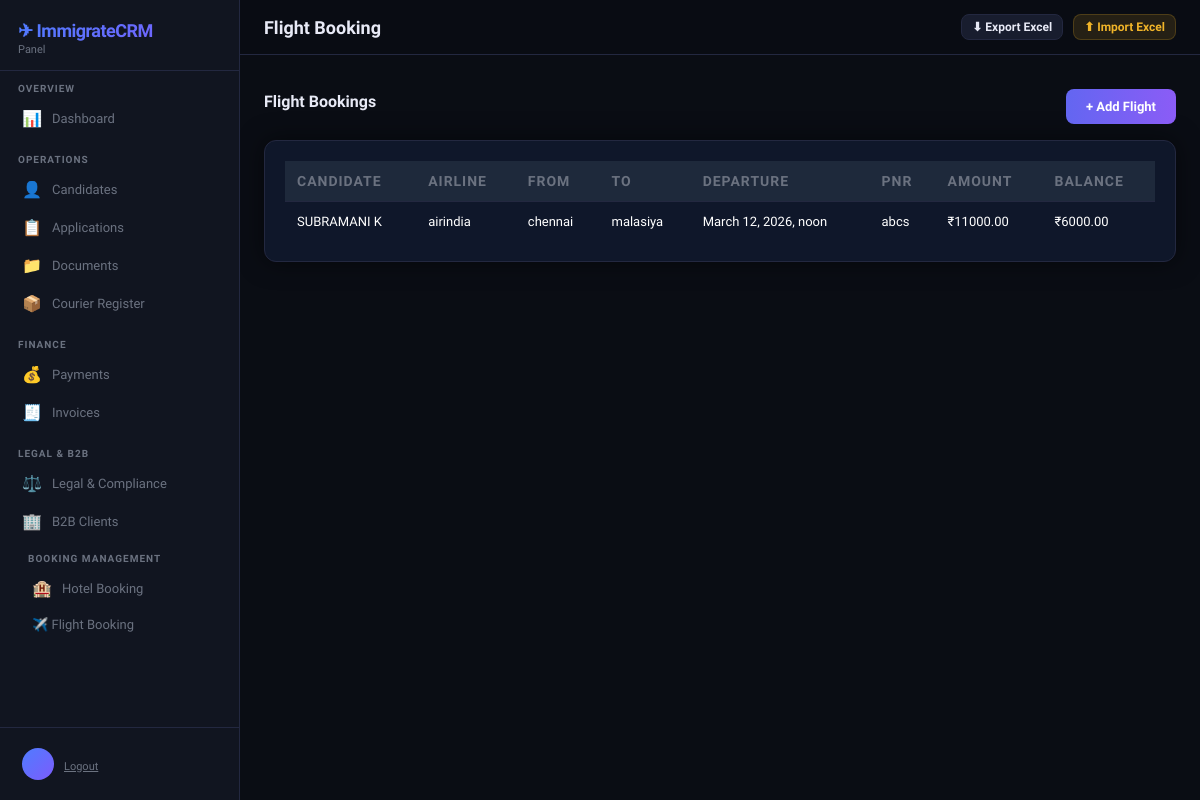
/flight/, run on the app's committed database.
### crm/models.py (models this page shows, shortened)
class FlightBooking(models.Model):
    candidate = models.ForeignKey(
        Candidate,
        on_delete=models.CASCADE,
        related_name='flight_bookings'
    )
    airline = models.CharField(
        max_length=200
    )
    from_city = models.CharField(
        max_length=100
    )
    to_city = models.CharField(
        max_length=100
    )
    departure_date =models.DateTimeField()
    arrival_date =models.DateTimeField()
    ticket_number =models.CharField(
        max_length=100,
        blank=True
    )
    pnr =models.CharField(
        max_length=100,
        blank=True
    )
    amount =models.DecimalField(
        max_digits=12,
        decimal_places=2,
        default=0
    )
    paid =models.DecimalField(
        max_digits=12,
        decimal_places=2,
        default=0
    )
    reminder_sent = models.BooleanField(default=False)
    notes =models.TextField(blank=True)
    created_at =models.DateTimeField(auto_now_add=True)
    @property
    def balance(self):
        return self.amount - self.paid

class Candidate(models.Model):
    CANDIDATE_TYPE = [('New','New'),('Renewal','Renewal'),('Repeat','Repeat')]
    STATUS_CHOICES = [
        ('New','New'),('Documents Pending','Documents Pending'),
        ('Processing','Processing'),('Visa Applied','Visa Applied'),
        ('Approved','Approved'),('Ticket Booked','Ticket Booked'),
        ('Boarded','Boarded'),('Cancelled','Cancelled'),('Refunded','Refunded'),
    ]
    MEDICAL_CHOICES = [('Pending','Pending'),('Fit','Fit'),('Unfit','Unfit'),
                       ('Awaiting Report','Awaiting Report'),('Done','Done')]
    VISA_CHOICES = [('Not Applied','Not Applied'),('Applied','Applied'),
                    ('Approved','Approved'),('Rejected','Rejected'),('On Hold','On Hold')]
    TICKET_CHOICES = [('Not Booked','Not Booked'),('Booked','Booked'),
                      ('Confirmed','Confirmed'),('Cancelled','Cancelled')]
    RESUME_CHOICES = [('Not Received','Not Received'),('Received','Received'),('Uploaded','Uploaded')]
    PASSPORT_COPY_CHOICES = [('Not Received','Not Received'),('Soft Copy','Soft Copy'),
                             ('Original','Original'),('Both','Both')]
    OFFER_LETTER_CHOICES = [('Not Received','Not Received'),('Received','Received'),
                            ('Signed','Signed'),('Sent to Candidate','Sent to Candidate')]
    name = models.CharField(max_length=200)
    phone = models.CharField(max_length=20)
    passport_number = models.CharField(max_length=50, blank=True)
    country = models.CharField(max_length=100, blank=True)
    position = models.CharField(max_length=200, blank=True)
    experience = models.CharField(max_length=100, blank=True)
    status = models.CharField(max_length=30, choices=STATUS_CHOICES, default='New')
    medical_status = models.CharField(max_length=30, choices=MEDICAL_CHOICES, default='Pending')
    visa_status = models.CharField(max_length=30, choices=VISA_CHOICES, default='Not Applied')
    ticket_status = models.CharField(max_length=30, choices=TICKET_CHOICES, default='Not Booked')
    payment = models.DecimalField(max_digits=12, decimal_places=2, default=0)
    resume_status = models.CharField(max_length=30, choices=RESUME_CHOICES, default='Not Received')
    resume_file = models.FileField(upload_to='resumes/', blank=True, null=True)
    passport_copy_status = models.CharField(max_length=30, choices=PASSPORT_COPY_CHOICES, default='Not Received')
    passport_copy_file = models.FileField(upload_to='passports/', blank=True, null=True)
    offer_letter_status = models.CharField(max_length=30, choices=OFFER_LETTER_CHOICES, default='Not Received')
    offer_letter_file = models.FileField(upload_to='offer_letters/', blank=True, null=True)
    travel_date = models.DateField(null=True, blank=True)
    reference = models.CharField(max_length=200, blank=True)
    remarks = models.TextField(blank=True)
    followup_date = models.DateField(null=True, blank=True)
    staff_name = models.CharField(max_length=100, blank=True)
    registration_date = models.DateField(null=True, blank=True)
    candidate_type = models.CharField(max_length=20, choices=CANDIDATE_TYPE, default='New')
    created_at = models.DateTimeField(auto_now_add=True)
    updated_at = models.DateTimeField(auto_now=True)
    class Meta:
        ordering = ['-created_at']

### crm/views.py (the view, shortened to what this page needs)
# urls.py: path('flight/',views.flight,name="flight"
def flight(request):
    flights=FlightBooking.objects.all()
    candidates=Candidate.objects.all()
    return render(
    request,
    "crm/flight.html",
    {
    "flights":flights,
    "candidates":candidates,
    "page":"flight"
    }
    )

### crm/templates/crm/flight.html (shortened to what this page needs)
{% extends 'crm/base.html' %}
{% block page_title %}
Flight Booking
{% endblock %}
{% block content %}
<div class="section-header">
<div class="section-title">
Flight Bookings
</div>
<button class="btn btn-primary"
onclick="openFlight()">
+ Add Flight
</button>
</div>
<div class="table-card">
<table>
<thead>
<tr>
<th>Candidate</th>
<th>Airline</th>
<th>From</th>
<th>To</th>
<th>Departure</th>
<th>PNR</th>
<th>Amount</th>
<th>Balance</th>
</tr>
</thead>
<tbody>
{% for f in flights %}
<tr>
<td>{{ f.candidate.name }}</td>
<td>{{ f.airline }}</td>
<td>{{ f.from_city }}</td>
<td>{{ f.to_city }}</td>
<td>{{ f.departure_date }}</td>
<td>{{ f.pnr }}</td>
<td>₹{{ f.amount }}</td>
<td>₹{{ f.balance }}</td>
</tr>
{% endfor %}
</tbody>
</table>
</div>
{% endblock %}

### crm/static/crm/css/style.css (style rules this page uses)
:root { --bg: #0a0d14; --surface: #111520; --surface2: #181d2e; --border: #232840; --accent: #4f7cff; --accent2: #7c5cfc; --gold: #f0b429; --green: #22c55e; --red: #ef4444; --amber: #f59e0b; --text: #e8eaf6; --muted: #6b7280; --radius: 12px; --shadow: 0 8px 32px rgba(0,0,0,0.4); }
* { margin:0;padding:0;box-sizing:border-box; }
body { font-family:'Sora',sans-serif;background:var(--bg);color:var(--text);min-height:100vh; }
.btn { padding:8px 16px;border-radius:8px;border:none;font-family:'Sora',sans-serif; font-size:13px;font-weight:600;cursor:pointer;transition:all .15s; display:inline-flex;align-items:center;gap:6px;text-decoration:none; }
.btn-primary { background:linear-gradient(135deg,var(--accent),var(--accent2));color:#fff; }
.section-header { display:flex;align-items:center;justify-content:space-between;margin-bottom:16px; }
.section-title { font-size:16px;font-weight:700; }
.table-card { background:var(--surface);border:1px solid var(--border);border-radius:var(--radius);overflow:hidden; }
table { width:100%;border-collapse:collapse; }
th { background:var(--surface2);font-size:11px;font-weight:700;color:var(--muted); text-transform:uppercase;letter-spacing:.07em;padding:10px 14px;text-align:left; border-bottom:1px solid var(--border);white-space:nowrap; }
td { padding:10px 14px;font-size:13px;border-bottom:1px solid rgba(35,40,64,.5);vertical-align:middle; }
tr:last-child td { border-bottom:none; }

### crm/templates/crm/flight.html (style rules this page uses)
.table-card { background:#0f172a; padding:20px; border-radius:12px; box-shadow:0 0 25px rgba(0,0,0,.5); }
table { width:100%; border-collapse:collapse; color:white; }
th { background:#1e293b; padding:12px; text-align:left; font-size:14px; }
td { padding:12px; border-bottom:1px solid #334155; }
.btn-primary { background:linear-gradient(90deg,#6366f1,#8b5cf6); border:none; padding:10px 20px; border-radius:8px; color:white; font-weight:600; cursor:pointer; margin-top:10px; }

### data on the page
FlightBooking: candidate.name "SUBRAMANI K", airline "airindia", from_city "chennai", to_city "malasiya", departure_date "March 12, 2026, noon", pnr "abcs", amount "11000.00", balance "6000.00"
